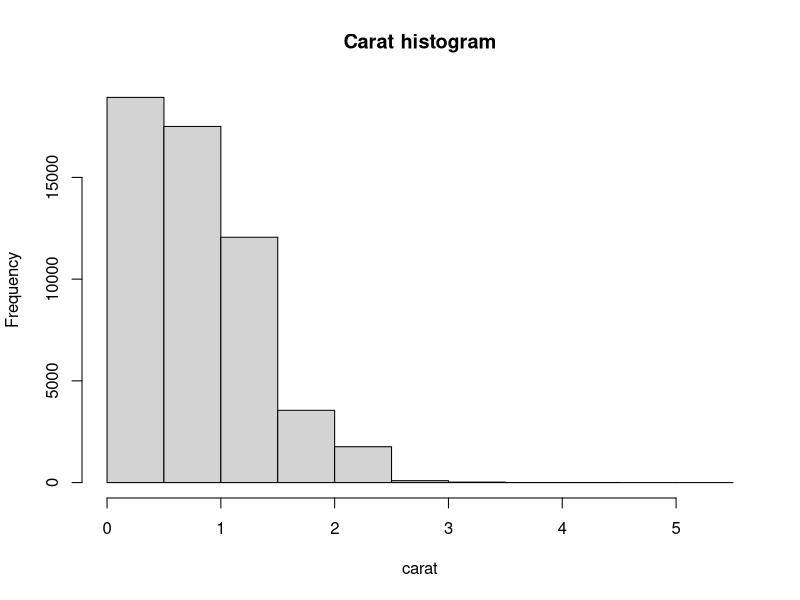
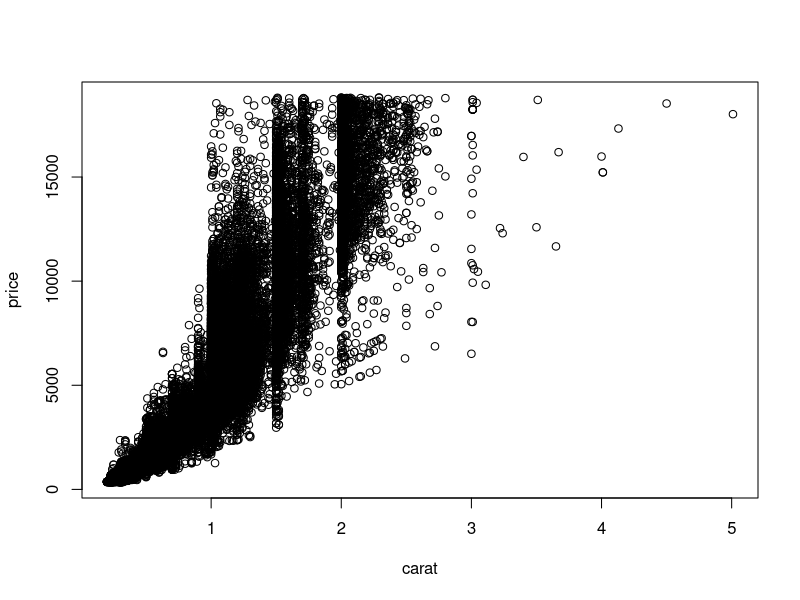
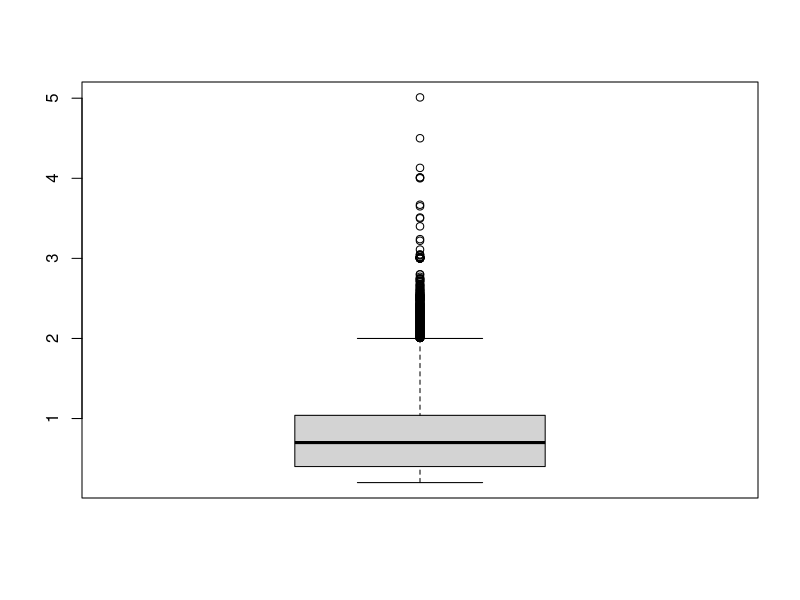
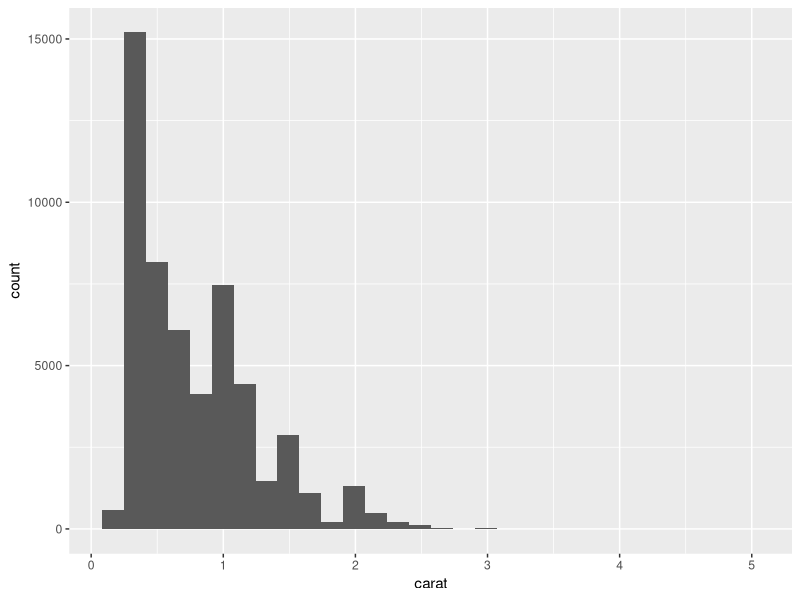
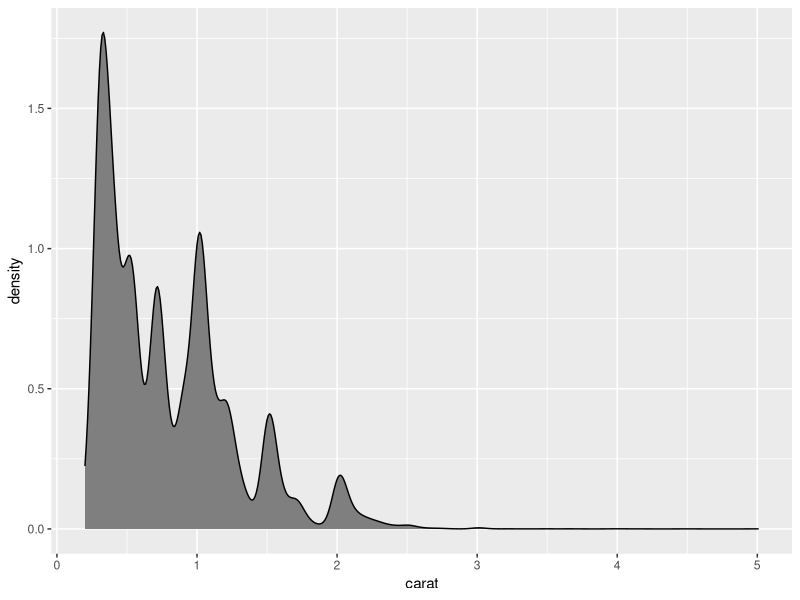
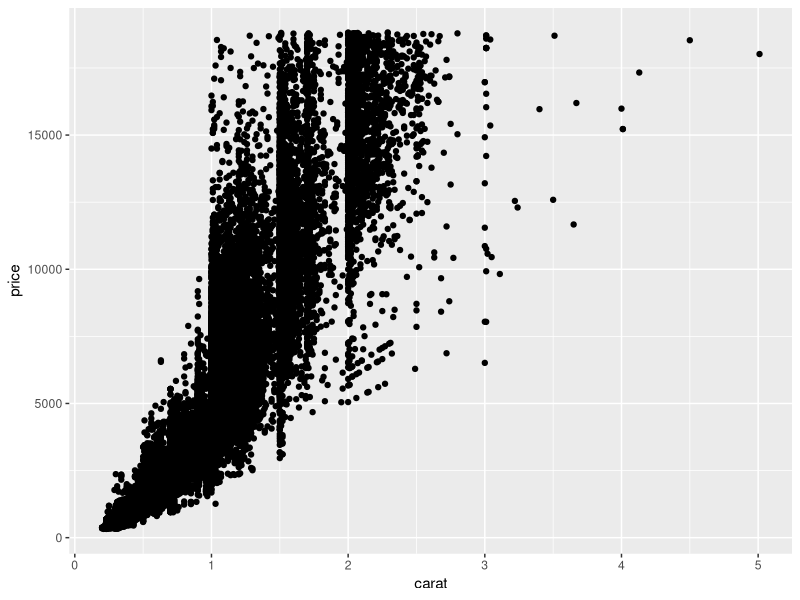
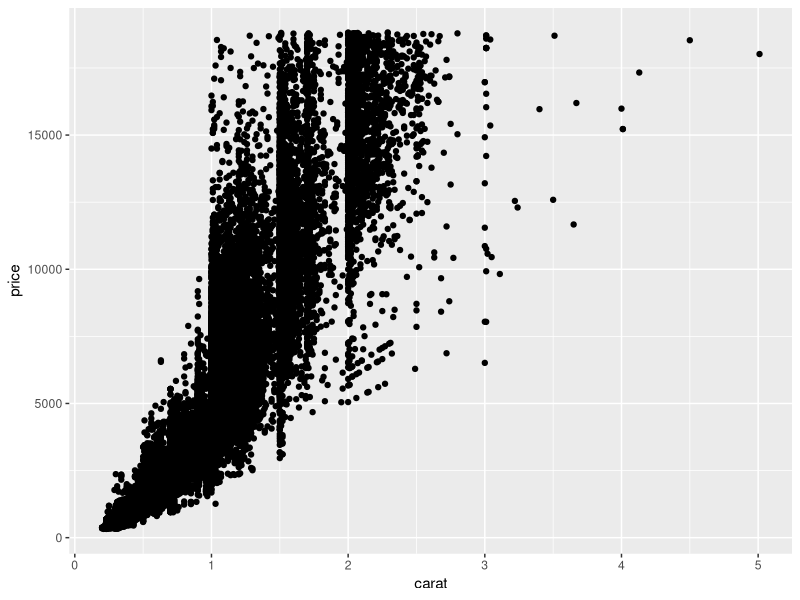
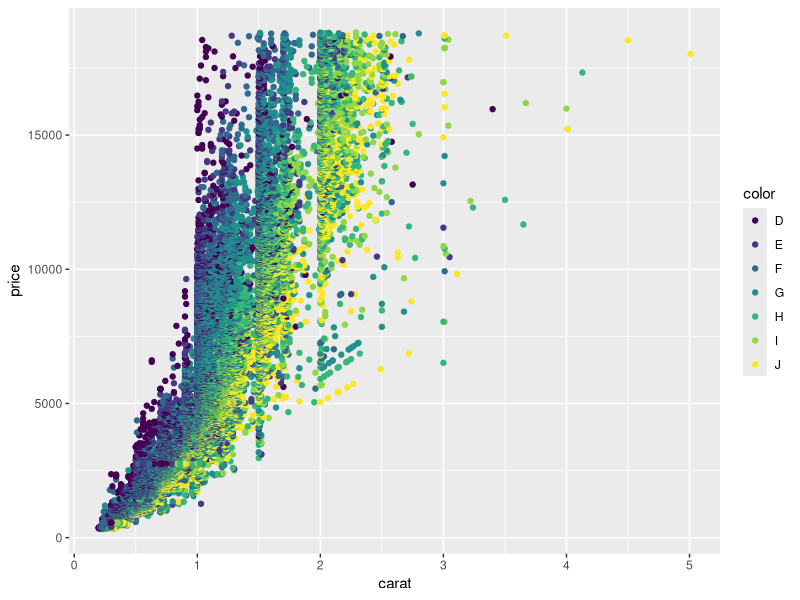

R code for these plots, in order:
# Statistical Graphics
#1. Base Graphics----

library(ggplot2)
data(diamonds)
head(diamonds)


#1.1 Base histograms

#most common graph of data in a single variable is a histogram

hist(diamonds$carat, main="Carat histogram", xlab="carat")


#1.2 Base Scatterplot

#frequently good to see two variable in comparison
#every point represents an observation in two 
#variables where the x axis represents one variable
#and the y axis another.


plot(price~carat, data=diamonds)


#1.3 Boxplots

boxplot(diamonds$carat)



#2ggplot2----

ggplot(data=diamonds) + geom_histogram(aes(x=carat))

ggplot(data=diamonds) + geom_density(aes(x=carat),fill=
                                       'grey50')



#ggplot2 Scatterplots

ggplot(diamonds, aes(x=carat, y=price)) + geom_point()


#here we will be using ggplot(diamons,aes(x=carat,y=price))
# which ordinally would require a lot of redundant typing
# fortunately we can save ggplot objects to variables and add later
#we will save it to g

g <- ggplot(diamonds, aes(x=carat,y=price))
g+geom_point()


g+geom_point(aes(color=color))

#here color=color inside aes. this is becuase
#the designated color will be determined by the
#data. also here legend was automatically genarated.

# we can also make faceted plot

g + geom_point(aes(color=color)) + facet_wrap(~color)



g + geom_point(aes(color=color)) + facet_grid(cut~clarity)


ggplot(diamonds, aes(x=carat)) + geom_histogram() + facet_wrap(~color)



#ggplot2 Boxplots and violins plots
 
ggplot(diamonds, aes(y=carat, x=1)) + geom_boxplot()

ggplot(diamonds, aes(y=carat, x=cut)) + geom_boxplot()


ggplot(diamonds, aes(y=carat, x=cut)) + geom_violin()




#we can use multiple layer (geoms)

ggplot(diamonds, aes(y=carat, x=cut)) + geom_point() + geom_violin()


ggplot(diamonds, aes(y=carat, x=cut)) + geom_violin() + geom_point() 


#ggplot2 line graphs


ggplot(economics, aes(x=date,y=pop)) +geom_line()



#to compare data with date _ there is a lubridate package which is
#use to manipulating dates

library(lubridate)

economics$year <- year(economics$date)

economics$month <- month(economics$date , label=TRUE)

econ2000 <- economics[which(economics$year >=2000),]

library(scales)

g <- ggplot(econ2000, aes(x=month,y=pop))

g <- g + geom_line(aes(color=factor(year),group=year)) 

g <- g + scale_color_discrete(name="Year")

g <- g + scale_y_continuous(labels=comma)

g <- g + labs(title="population growth",x="month",y="population")

g


#Themes

# package of theme to re create commonly used style of graphs.

library(ggthemes)
g2<-ggplot(diamonds,aes(x=carat,y=price)) + geom_point(aes(color=color))


g2 + theme_economist() + scale_colour_economist()

g2 + theme_excel() + scale_color_excel()

g2 + theme_tufte()

g2 + theme_wsj()
















